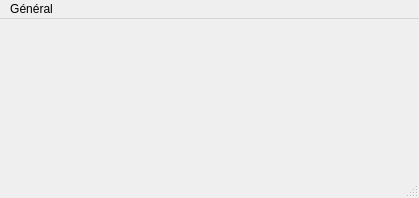
<?xml version="1.0" encoding="UTF-8"?>
<ui version="4.0">
 <class>cMainWindow</class>
 <widget class="QMainWindow" name="cMainWindow">
  <property name="geometry">
   <rect>
    <x>0</x>
    <y>0</y>
    <width>419</width>
    <height>198</height>
   </rect>
  </property>
  <property name="windowTitle">
   <string>ReadySCOPE - Gestion des configurations</string>
  </property>
  <property name="windowIcon">
   <iconset resource="resources.qrc">
    <normaloff>:/img/logo.png</normaloff>:/img/logo.png</iconset>
  </property>
  <widget class="QWidget" name="centralWidget">
   <layout class="QGridLayout" name="gridLayout">
    <property name="leftMargin">
     <number>9</number>
    </property>
    <property name="topMargin">
     <number>9</number>
    </property>
    <property name="rightMargin">
     <number>9</number>
    </property>
    <property name="bottomMargin">
     <number>9</number>
    </property>
    <item row="0" column="0">
     <widget class="QStackedWidget" name="stackedWidget">
      <property name="currentIndex">
       <number>0</number>
      </property>
      <widget class="QWidget" name="pageHome"/>
      <widget class="QWidget" name="pageSettings">
       <layout class="QGridLayout" name="gridLayout_4">
        <property name="leftMargin">
         <number>0</number>
        </property>
        <property name="topMargin">
         <number>0</number>
        </property>
        <property name="rightMargin">
         <number>0</number>
        </property>
        <property name="bottomMargin">
         <number>0</number>
        </property>
        <item row="0" column="0">
         <widget class="QScrollArea" name="scrollArea">
          <property name="widgetResizable">
           <bool>true</bool>
          </property>
          <widget class="QWidget" name="scrollWidget">
           <property name="geometry">
            <rect>
             <x>0</x>
             <y>0</y>
             <width>399</width>
             <height>404</height>
            </rect>
           </property>
           <layout class="QGridLayout" name="gridLayout_3">
            <property name="leftMargin">
             <number>9</number>
            </property>
            <property name="topMargin">
             <number>9</number>
            </property>
            <property name="rightMargin">
             <number>9</number>
            </property>
            <property name="bottomMargin">
             <number>9</number>
            </property>
            <item row="2" column="0">
             <widget class="QGroupBox" name="groupBox_3">
              <property name="title">
               <string>Scaling</string>
              </property>
              <layout class="QGridLayout" name="gridLayout_6">
               <item row="0" column="0">
                <layout class="QFormLayout" name="formLayout_4">
                 <item row="0" column="0">
                  <widget class="QLabel" name="scalingALabel">
                   <property name="text">
                    <string>ScalingA :</string>
                   </property>
                  </widget>
                 </item>
                 <item row="0" column="1">
                  <widget class="QDoubleSpinBox" name="edtScalingA"/>
                 </item>
                 <item row="1" column="0">
                  <widget class="QLabel" name="scalingBLabel">
                   <property name="text">
                    <string>ScalingB</string>
                   </property>
                  </widget>
                 </item>
                 <item row="1" column="1">
                  <widget class="QDoubleSpinBox" name="edtScalingB"/>
                 </item>
                 <item row="2" column="1">
                  <widget class="QCheckBox" name="chbScalingEnabled">
                   <property name="text">
                    <string>ScalingEnabled</string>
                   </property>
                  </widget>
                 </item>
                </layout>
               </item>
              </layout>
             </widget>
            </item>
            <item row="1" column="0">
             <widget class="QGroupBox" name="groupBox_2">
              <property name="title">
               <string>Format</string>
              </property>
              <layout class="QGridLayout" name="gridLayout_5">
               <item row="0" column="0">
                <layout class="QFormLayout" name="formLayout_3">
                 <item row="0" column="0">
                  <widget class="QLabel" name="displayFormatLabel">
                   <property name="text">
                    <string>DisplayFormat :</string>
                   </property>
                  </widget>
                 </item>
                 <item row="0" column="1">
                  <widget class="QLineEdit" name="edtDisplayFormat"/>
                 </item>
                 <item row="1" column="0">
                  <widget class="QLabel" name="binaryFormatLabel">
                   <property name="text">
                    <string>BinaryFormat :</string>
                   </property>
                  </widget>
                 </item>
                 <item row="1" column="1">
                  <widget class="QLineEdit" name="edtBinaryFormat"/>
                 </item>
                </layout>
               </item>
              </layout>
             </widget>
            </item>
            <item row="0" column="0">
             <widget class="QGroupBox" name="groupBox">
              <property name="title">
               <string>General</string>
              </property>
              <layout class="QGridLayout" name="gridLayout_2">
               <item row="1" column="0">
                <layout class="QFormLayout" name="formLayout_2">
                 <item row="0" column="0">
                  <widget class="QLabel" name="inputDeviceLabel">
                   <property name="text">
                    <string>InputDevice :</string>
                   </property>
                  </widget>
                 </item>
                 <item row="0" column="1">
                  <widget class="QLineEdit" name="edtInputDevice"/>
                 </item>
                 <item row="1" column="0">
                  <widget class="QLabel" name="bufferSizeLabel">
                   <property name="text">
                    <string>BufferSize :</string>
                   </property>
                  </widget>
                 </item>
                 <item row="1" column="1">
                  <widget class="QSpinBox" name="edtBufferSize">
                   <property name="minimum">
                    <number>1</number>
                   </property>
                   <property name="maximum">
                    <number>500000</number>
                   </property>
                  </widget>
                 </item>
                 <item row="2" column="0">
                  <widget class="QLabel" name="nanValueLabel">
                   <property name="text">
                    <string>NanValue :</string>
                   </property>
                  </widget>
                 </item>
                 <item row="2" column="1">
                  <widget class="QSpinBox" name="edtNanValue">
                   <property name="minimum">
                    <number>-32768</number>
                   </property>
                   <property name="maximum">
                    <number>32767</number>
                   </property>
                  </widget>
                 </item>
                 <item row="3" column="0">
                  <widget class="QLabel" name="afterGlowLabel">
                   <property name="text">
                    <string>AfterGlow :</string>
                   </property>
                  </widget>
                 </item>
                 <item row="4" column="0">
                  <widget class="QLabel" name="refreshRateLabel">
                   <property name="text">
                    <string>RefreshRate :</string>
                   </property>
                  </widget>
                 </item>
                 <item row="4" column="1">
                  <widget class="QSpinBox" name="edtRefreshRate">
                   <property name="minimum">
                    <number>1</number>
                   </property>
                   <property name="maximum">
                    <number>50</number>
                   </property>
                  </widget>
                 </item>
                 <item row="3" column="1">
                  <layout class="QHBoxLayout" name="horizontalLayout_2">
                   <item>
                    <widget class="QRadioButton" name="radAfterGlowYes">
                     <property name="text">
                      <string>Yes</string>
                     </property>
                    </widget>
                   </item>
                   <item>
                    <widget class="QRadioButton" name="radAfterGlowNo">
                     <property name="text">
                      <string>No</string>
                     </property>
                    </widget>
                   </item>
                   <item>
                    <spacer name="horizontalSpacer_3">
                     <property name="orientation">
                      <enum>Qt::Horizontal</enum>
                     </property>
                     <property name="sizeHint" stdset="0">
                      <size>
                       <width>40</width>
                       <height>20</height>
                      </size>
                     </property>
                    </spacer>
                   </item>
                  </layout>
                 </item>
                </layout>
               </item>
              </layout>
             </widget>
            </item>
            <item row="3" column="0">
             <spacer name="verticalSpacer">
              <property name="orientation">
               <enum>Qt::Vertical</enum>
              </property>
              <property name="sizeHint" stdset="0">
               <size>
                <width>20</width>
                <height>40</height>
               </size>
              </property>
             </spacer>
            </item>
           </layout>
          </widget>
         </widget>
        </item>
        <item row="1" column="0">
         <layout class="QHBoxLayout" name="layoutName">
          <item>
           <spacer name="horizontalSpacer">
            <property name="orientation">
             <enum>Qt::Horizontal</enum>
            </property>
            <property name="sizeHint" stdset="0">
             <size>
              <width>40</width>
              <height>20</height>
             </size>
            </property>
           </spacer>
          </item>
          <item>
           <widget class="QPushButton" name="btnSettingsOK">
            <property name="text">
             <string>OK</string>
            </property>
           </widget>
          </item>
          <item>
           <spacer name="horizontalSpacer_2">
            <property name="orientation">
             <enum>Qt::Horizontal</enum>
            </property>
            <property name="sizeHint" stdset="0">
             <size>
              <width>40</width>
              <height>20</height>
             </size>
            </property>
           </spacer>
          </item>
         </layout>
        </item>
       </layout>
      </widget>
     </widget>
    </item>
   </layout>
  </widget>
  <widget class="QMenuBar" name="menuBar">
   <property name="geometry">
    <rect>
     <x>0</x>
     <y>0</y>
     <width>419</width>
     <height>22</height>
    </rect>
   </property>
   <widget class="QMenu" name="menuGeneral">
    <property name="title">
     <string>Général</string>
    </property>
    <addaction name="actionSaveSettings"/>
    <addaction name="actionLoadSettings"/>
    <addaction name="actionSettingsPage"/>
    <addaction name="actionCloseApplication"/>
   </widget>
   <addaction name="menuGeneral"/>
  </widget>
  <widget class="QStatusBar" name="statusBar"/>
  <action name="actionCloseApplication">
   <property name="text">
    <string>Fermer l'application</string>
   </property>
  </action>
  <action name="actionLoadSettings">
   <property name="text">
    <string>Charger les configurations</string>
   </property>
  </action>
  <action name="actionSaveConfigurtation">
   <property name="text">
    <string>Enregistrer une configuration</string>
   </property>
  </action>
  <action name="actionSaveData">
   <property name="text">
    <string>Enregistrer les données</string>
   </property>
  </action>
  <action name="actionClearData">
   <property name="text">
    <string>Nettoyer les données</string>
   </property>
  </action>
  <action name="actionStop">
   <property name="text">
    <string>Arrêter</string>
   </property>
  </action>
  <action name="actionInitPort">
   <property name="text">
    <string>Initialiser</string>
   </property>
  </action>
  <action name="actionDisplayConnection">
   <property name="text">
    <string>Afficher la liste des connexions port série</string>
   </property>
  </action>
  <action name="actionHomePage">
   <property name="text">
    <string>Afficher la page d'accueil</string>
   </property>
  </action>
  <action name="actionSaveSettings">
   <property name="text">
    <string>Sauvegarder les configurations</string>
   </property>
  </action>
  <action name="actionSettingsPage">
   <property name="text">
    <string>Afficher les configurations</string>
   </property>
  </action>
 </widget>
 <resources>
  <include location="resources.qrc"/>
 </resources>
 <connections>
  <connection>
   <sender>actionCloseApplication</sender>
   <signal>triggered()</signal>
   <receiver>cMainWindow</receiver>
   <slot>close()</slot>
   <hints>
    <hint type="sourcelabel">
     <x>-1</x>
     <y>-1</y>
    </hint>
    <hint type="destinationlabel">
     <x>188</x>
     <y>103</y>
    </hint>
   </hints>
  </connection>
 </connections>
</ui>
